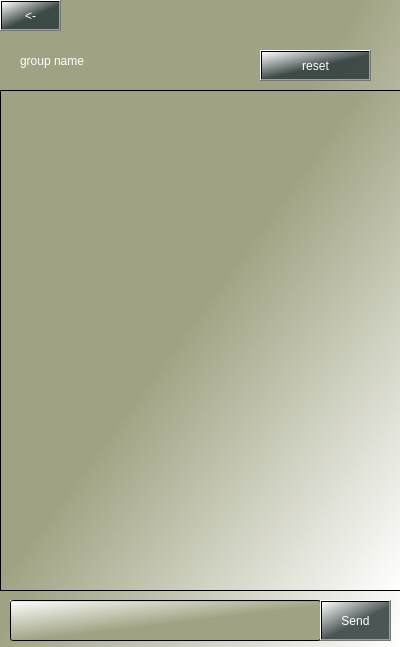
<?xml version="1.0" encoding="UTF-8"?>
<ui version="4.0">
 <class>Dialog</class>
 <widget class="QDialog" name="Dialog">
  <property name="geometry">
   <rect>
    <x>0</x>
    <y>0</y>
    <width>400</width>
    <height>647</height>
   </rect>
  </property>
  <property name="windowTitle">
   <string>Dialog</string>
  </property>
  <property name="styleSheet">
   <string notr="true">background-color: qlineargradient(spread:pad, x1:0.448864, y1:0.494, x2:1, y2:1, stop:0 rgba(160, 163, 131, 255), stop:1 rgba(255, 255, 255, 255));</string>
  </property>
  <widget class="QPushButton" name="back_to_chats_button_2">
   <property name="geometry">
    <rect>
     <x>0</x>
     <y>0</y>
     <width>61</width>
     <height>31</height>
    </rect>
   </property>
   <property name="styleSheet">
    <string notr="true">background-color: qlineargradient(spread:pad, x1:0.517, y1:0.567864, x2:0, y2:0, stop:0 rgba(43, 57, 57, 215), stop:1 rgba(255, 255, 255, 255));
color: rgb(255, 255, 255);
font: 75 12pt &quot;MS Shell Dlg 2&quot;;
color: rgb(255, 255, 255);</string>
   </property>
   <property name="text">
    <string>&lt;-</string>
   </property>
  </widget>
  <widget class="QScrollArea" name="messages_scroll_area">
   <property name="geometry">
    <rect>
     <x>0</x>
     <y>90</y>
     <width>401</width>
     <height>501</height>
    </rect>
   </property>
   <property name="widgetResizable">
    <bool>true</bool>
   </property>
   <widget class="QWidget" name="scrollAreaWidgetContents">
    <property name="geometry">
     <rect>
      <x>0</x>
      <y>0</y>
      <width>399</width>
      <height>499</height>
     </rect>
    </property>
   </widget>
  </widget>
  <widget class="QLabel" name="group_name_lable">
   <property name="geometry">
    <rect>
     <x>20</x>
     <y>40</y>
     <width>161</width>
     <height>41</height>
    </rect>
   </property>
   <property name="styleSheet">
    <string notr="true">color: rgb(255, 255, 255);
font: 75 18pt &quot;MS Shell Dlg 2&quot;;
selection-color: qradialgradient(spread:pad, cx:0.5, cy:0.5, radius:0.5, fx:0.5, fy:0.5, stop:0 rgba(255, 235, 235, 206), stop:0.35 rgba(255, 188, 188, 80), stop:0.4 rgba(255, 162, 162, 80), stop:0.425 rgba(255, 132, 132, 156), stop:0.44 rgba(252, 128, 128, 80), stop:1 rgba(255, 255, 255, 0));
background-color: qlineargradient(spread:pad, x1:1, y1:1, x2:1, y2:1, stop:0 rgba(104, 86, 77, 0), stop:0.994318 rgba(255, 255, 255, 255));</string>
   </property>
   <property name="text">
    <string>group name</string>
   </property>
  </widget>
  <widget class="QLineEdit" name="message_text">
   <property name="geometry">
    <rect>
     <x>10</x>
     <y>600</y>
     <width>311</width>
     <height>41</height>
    </rect>
   </property>
   <property name="styleSheet">
    <string notr="true">background-color: qlineargradient(spread:pad, x1:0.517, y1:0.567864, x2:0, y2:0, stop:0 rgba(160, 163, 131, 255), stop:1 rgba(255, 255, 255, 255));
font: 10pt &quot;Rockwell&quot;;
</string>
   </property>
  </widget>
  <widget class="QPushButton" name="send_button">
   <property name="geometry">
    <rect>
     <x>320</x>
     <y>600</y>
     <width>71</width>
     <height>41</height>
    </rect>
   </property>
   <property name="styleSheet">
    <string notr="true">background-color: qlineargradient(spread:pad, x1:0.517, y1:0.567864, x2:0, y2:0, stop:0 rgba(43, 57, 57, 215), stop:1 rgba(255, 255, 255, 255));
color: rgb(255, 255, 255);
font: 75 12pt &quot;MS Shell Dlg 2&quot;;
color: rgb(255, 255, 255);</string>
   </property>
   <property name="text">
    <string>Send</string>
   </property>
  </widget>
  <widget class="QPushButton" name="reset_button">
   <property name="geometry">
    <rect>
     <x>260</x>
     <y>50</y>
     <width>111</width>
     <height>31</height>
    </rect>
   </property>
   <property name="styleSheet">
    <string notr="true">background-color: qlineargradient(spread:pad, x1:0.517, y1:0.567864, x2:0, y2:0, stop:0 rgba(43, 57, 57, 215), stop:1 rgba(255, 255, 255, 255));
color: rgb(255, 255, 255);
font: 75 12pt &quot;MS Shell Dlg 2&quot;;
color: rgb(255, 255, 255);</string>
   </property>
   <property name="text">
    <string>reset</string>
   </property>
  </widget>
 </widget>
 <resources/>
 <connections/>
</ui>
